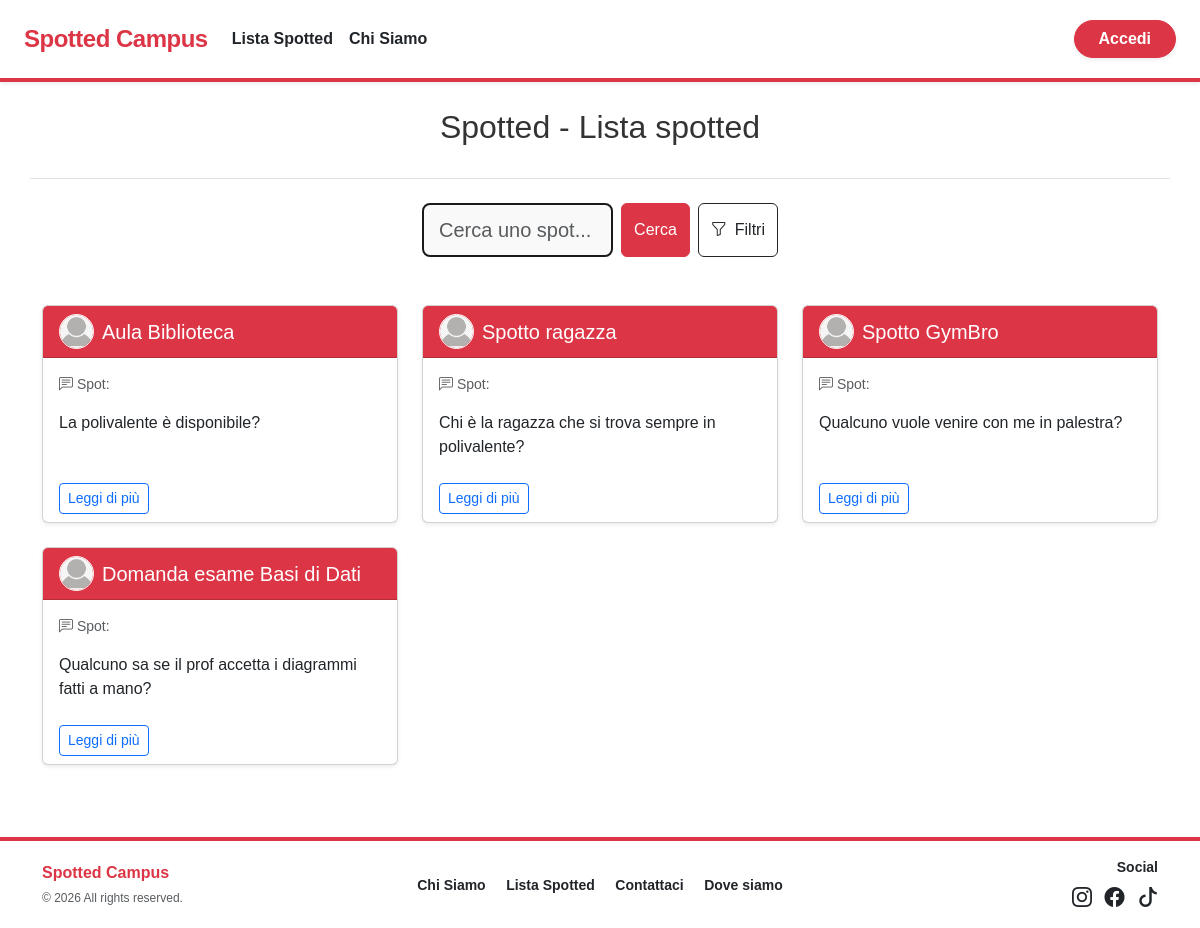
The app's page /lista-categoria.php with its own data.
### tables this page shows
CREATE TABLE SPOT (
    idSpot INT AUTO_INCREMENT PRIMARY KEY,
    titolo VARCHAR(255) NOT NULL,
    testo TEXT NOT NULL,
    dataInserimento DATETIME DEFAULT CURRENT_TIMESTAMP,
    stato ENUM('in_attesa', 'approvato', 'rifiutato') DEFAULT 'in_attesa',
    idCategoria INT NOT NULL,
    idSottoCategoria INT,
    usernameUtente VARCHAR(100),
    usernameAdminApprovato VARCHAR(100) NULL, 
    dataApprovazione DATETIME NULL,

    FOREIGN KEY (idCategoria) REFERENCES CATEGORIE(idCategoria),
    FOREIGN KEY (idSottoCategoria) REFERENCES SOTTOCATEGORIE(idSottoCategoria) ON DELETE SET NULL,
    FOREIGN KEY (usernameUtente) REFERENCES UTENTI(username) ON DELETE SET NULL,
    FOREIGN KEY (usernameAdminApprovato) REFERENCES UTENTI(username) ON DELETE SET NULL
);

CREATE TABLE UTENTI (
    username VARCHAR(100) PRIMARY KEY,
    nome VARCHAR(100) NOT NULL,
    cognome VARCHAR(100) NOT NULL,
    password VARCHAR(255) NOT NULL,
    stato ENUM('attivo', 'bloccato') DEFAULT 'attivo',
    idTipo INT NOT NULL, 
    fotoProfilo VARCHAR(255) DEFAULT 'default.png',

    FOREIGN KEY (idTipo) REFERENCES TIPI_UTENTI(idTipo) ON DELETE CASCADE
);

### lista-categoria.php (called while the page is built)
<?php
require_once 'bootstrap.php';
$templateParams["titolo"] = "Spotted - Lista spotted";
$templateParams["nome"] = "lista-spot.php";
$templateParams["categorie"] = $dbh->getCategories();
$ricerca = isset($_GET["ricerca"]) ? $_GET["ricerca"] : "";
$categorie = isset($_GET["cat"]) ? $_GET["cat"] : [];
if (!empty($ricerca) && !empty($categorie)) {
    $templateParams["spot"] = $dbh->getSpotsByCategoriesAndString($ricerca, $categorie);
} elseif (!empty($ricerca)) {
    $templateParams["spot"] = $dbh->getSpotsByString($ricerca);
} elseif (!empty($categorie)) {
    $templateParams["spot"] = $dbh->getSpotsByCategories($categorie);
} else {
    $templateParams["spot"] = $dbh->getLastSpots(20);
}
require 'template/base.php';
?>

### db/database.php (called while the page is built, shortened)
<?php
class DatabaseHelper
{
    private $db;
    public function __construct($servername, $username, $password, $dbname, $port)
    {
        $this->db = new mysqli($servername, $username, $password, $dbname, $port);
    }
    public function getCategories()
    {
        $stmt = $this->db->prepare("SELECT idCategoria,nome FROM CATEGORIE");
        $stmt->execute();
        $result = $stmt->get_result();
        return $result->fetch_all(MYSQLI_ASSOC);
    }
    public function getLastSpots($n)
    {
        $stmt = $this->db->prepare("SELECT S.*, U.fotoProfilo FROM SPOT S JOIN UTENTI U ON S.usernameUtente = U.username WHERE S.stato='approvato' ORDER BY S.dataInserimento DESC LIMIT ?");
        $stmt->bind_param('i', $n);
        $stmt->execute();
        $result = $stmt->get_result();
        return $result->fetch_all(MYSQLI_ASSOC);
    }
}
?>

### bootstrap.php (called while the page is built, shortened)
<?php
require_once("db/database.php");
$dbh = new DatabaseHelper("localhost", "root", "", "spotted", 3306);
?>

### template/lista-spot.php (the view, shortened to what this page needs)
<section class="container mt-5">
    <?php if(isset($templateParams["titolo"])): ?>
        <div class="row mb-4 border-bottom pb-4">
            <div class="col-12 text-center">
                <h1 class="display-6 fs-2"><?php echo $templateParams["titolo"]; ?></h1>
            </div>
        </div>
    <?php endif; ?>
    <div class="row justify-content-center">
        <div class="col-md-8 col-lg-6">
            <form action="lista-categoria.php" method="GET" id="form-ricerca">
                <div class="row justify-content-center mb-5">
                    <div class="col-md-8">
                        <div class="d-flex gap-2" role="search">
                            <input type="text" class="form-control form-control-lg" name="ricerca" id="ricerca"
                                placeholder="Cerca uno spot..."
                                value="<?php echo isset($_GET['ricerca']) ? htmlspecialchars($_GET['ricerca']) : ''; ?>">
                            <button type="submit" class="btn btn-danger">Cerca</button>
                            <button type="button" class="btn btn-outline-dark d-flex gap-2 align-items-center" data-bs-toggle="modal" data-bs-target="#modalFiltri">
                                <i class="bi bi-funnel"></i> Filtri
                            </button>
                        </div>
                    </div>
                </div>
            </form>
        </div>
    </div>
    <div class="row g-4 mb-4" id="container-spot">
        <?php if(count($templateParams["spot"]) > 0): ?>
            <?php foreach($templateParams["spot"] as $spot): ?>
                <div class="col-12 col-md-6 col-lg-4">
                    <div class="card h-100 shadow-sm card-spot">
                        <div class="card-header bg-danger text-white d-flex align-items-center">
                            <?php $imgSpot = !empty($spot["fotoProfilo"]) ? "upload/" . $spot["fotoProfilo"] : "upload/default.png"; ?>
                            <img src="<?php echo htmlspecialchars($imgSpot); ?>" alt="Foto" class="rounded-circle me-2 border border-white" style="width: 35px; height: 35px; object-fit: cover;">
                            <h2 class="card-title mb-0 fs-5 text-truncate"><?php echo htmlspecialchars($spot["titolo"]); ?></h2>
                        </div>
                        <div class="card-body">
                            <p class="card-text text-muted small"><i class="bi bi-chat-left-text"></i> Spot:</p>
                            <p class="card-text"><?php echo htmlspecialchars($spot["testo"]); ?></p>
                        </div>
                        <div class="card-footer bg-transparent border-top-0">
                            <a href="dettaglio-spot.php?id=<?php echo $spot['idSpot']; ?>" class="btn btn-outline-primary btn-sm">Leggi di più</a>
                        </div>
                    </div>
                </div>
            <?php endforeach; ?>
        <?php endif; ?>
    </div>
</section>

### css/style.css (style rules this page uses)
body { font-family: 'Outfit', sans-serif; background-color: #ffffff; color: #333; margin: 0; }
.form-control { border: 2px solid #1a1a1a; border-radius: 8px; padding: 10px 15px; font-weight: 500; background-color: #f9f9f9; transition: all 0.2s; }
div.card.card-spot { transition: all 0.3s !important; }

### records on screen
spot: usernameUtente.fotoProfilo (placeholder picture), titolo "Aula Biblioteca", testo "La polivalente è disponibile?"
spot: usernameUtente.fotoProfilo (placeholder picture), titolo "Spotto ragazza", testo "Chi è la ragazza che si trova sempre in polivalente?"
spot: usernameUtente.fotoProfilo (placeholder picture), titolo "Spotto GymBro", testo "Qualcuno vuole venire con me in palestra?"
spot: usernameUtente.fotoProfilo (placeholder picture), titolo "Domanda esame Basi di Dati", testo "Qualcuno sa se il prof accetta i diagrammi fatti a mano?"

### other values on screen
$templateParams["titolo"] "Spotted - Lista spotted"
